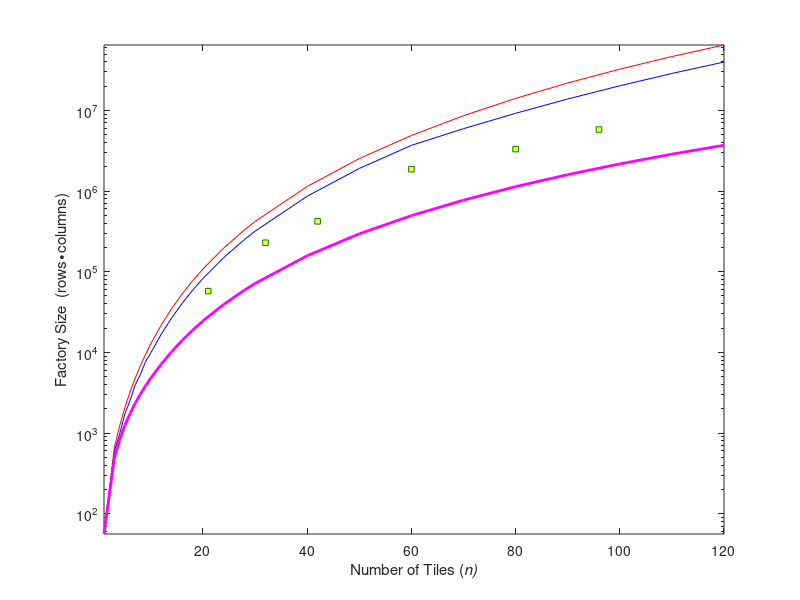

The MATLAB script that drew this image: (Note: this script raises an error after producing the figure.)
%Factory Size plot



x=[1 3 4 5 6 7 8 9 10 12 14 16 18 20 24 28 30 40 50 60 70 80 90 100 110 120];
y=[56 595 969 1725 2523 3959 5334 7748 9918 16863 26829 40548 58824 82533 150114 251739 318273 862638 1906128 3684243 5931640 9202655 13835395 20194360 28689050 39773965]; %ZigZag Part
% y=log(y);
y1=[56 665 1224 2070 3219 4815 6858 9536 12825 21900 34959 52974 77013 108240 197394 331668 419655 1140570 2524485 4884900 8595315 14089230 21860145 32461560 46506975 64669890]; %Column Part
% y1=log(y1);
y2=[56 490 816 1242 1740 2354 3048 3874 4816 7168 10224 14080 18832 24576 39424 59392 71536 157696 295056 495616 771376 1134336 1596496 2169856 2866416 3698176]; %Row Part
% y2=log(y2);
% plot(x,y,'b',x,y1,'r',x,y2,'m')
figure(8);clf;
semilogy(x,y1,'r',x,y,'b',x,y2,'m','LineWidth',2)
xlabel('Number of Tiles (\it{n})')
ylabel('Factory Size  (rows\bulletcolumns)')
%title('Factory Size Plot')
axis tight
hold on
x1=[21 32 42 60 80 96];
y3=[57420 228705 421412 1868735 3313494 5790854];
% y3=log(y3);
semilogy(x1,y3,'s','MarkerSize',4,...
    'MarkerEdgeColor',[0,0.5,0],...
    'MarkerFaceColor',[1, 1 .2])
legend('Column Polyomino','ZigZag Polyomino','Row Polyomino','Arbitrary Polyomino','Location','SE')
set(gcf,'PaperUnits','inches')
set(gcf,'papersize',[6,3])
set(gcf,'paperposition',[0,0,6,3])
print -dpdf '../pictures/pdf/MaxSizeBlank.pdf'

